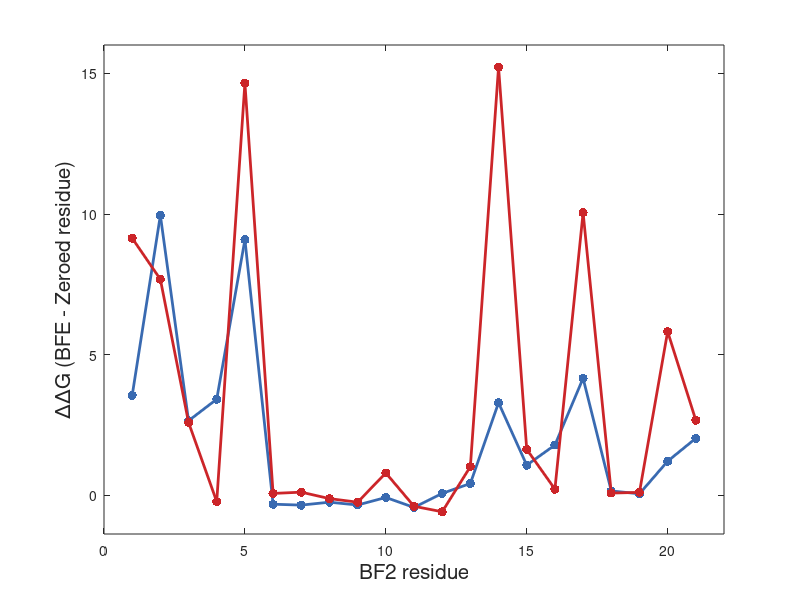

Write the MATLAB code that produced this figure. (Note: this script raises an error after producing the figure.)
%% general settings %%

blue = [57 106 177]./255;
red = [204 37 41]./255;
black = [83 81 84]./255;
green = [62 150 81]./255;
brown = [146 36 40]./255;
purple = [107 76 154]./255;


% figure creation
figure('Name',"765000ps and 937500ps Component analysis",'NumberTitle','off');

% data load and processing

ps765000 = load("765000ps_component_analysis.txt");
ps937500 = load("937500ps_component_analysis.txt");

ps765000_array = ps765000(:,1);
ps765000_array = ps765000_array * (-1);
ps937500_array = ps937500(:,1);
ps937500_array = ps937500_array * (-1);


    myfontsize = 15;
    plot(ps765000_array, '-b.', 'MarkerSize',20, 'LineWidth',2, 'Color',blue);
    hold on;
    plot(ps937500_array, '-r.', 'MarkerSize',20, 'LineWidth',2, 'Color',red);

    ylabel('∆∆G (BFE - Zeroed residue)','fontsize',myfontsize);
    xlabel('BF2 residue','fontsize',myfontsize);
    ax1 = gca;
    %restricts the axises to be directly up on the data and then gives them
    %some centering space
    axis(ax1, 'tight');
    xlim(ax1, xlim(ax1) + [-1,1]*range(xlim(ax1)).* 0.05)
    ylim(ax1, ylim(ax1) + [-1,1]*range(ylim(ax1)).* 0.05)

    ax1.FontSize = myfontsize;
    xticks(0:21);
    xticklabels({'','1THR', '2ARG', '3SER', '4SER', '5ARG', '6ALA', '7GLY', '8LEU', '9GLN', '10TRP', '11PRO', '12VAL', '13GLY', '14ARG', '15VAL', '16HISD', '17ARG', '18LEU', '19LEU', '20ARG', '21LYS',''});